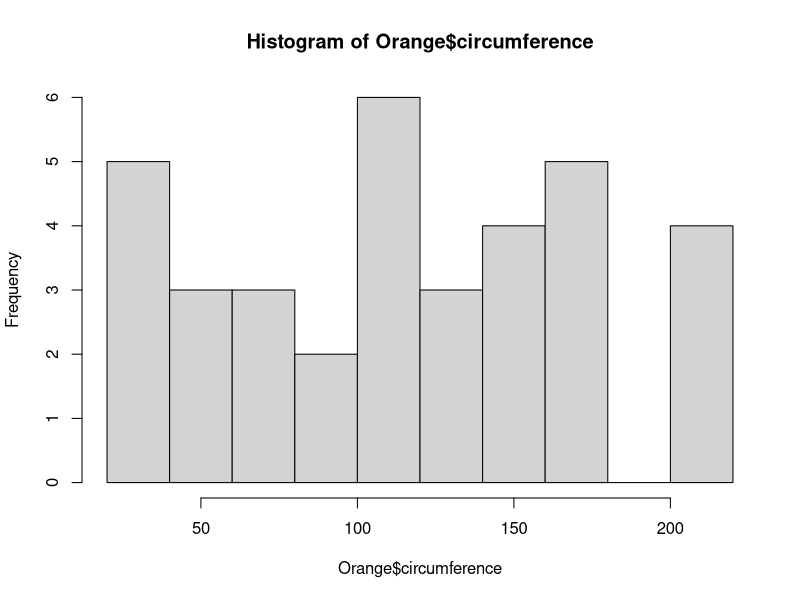
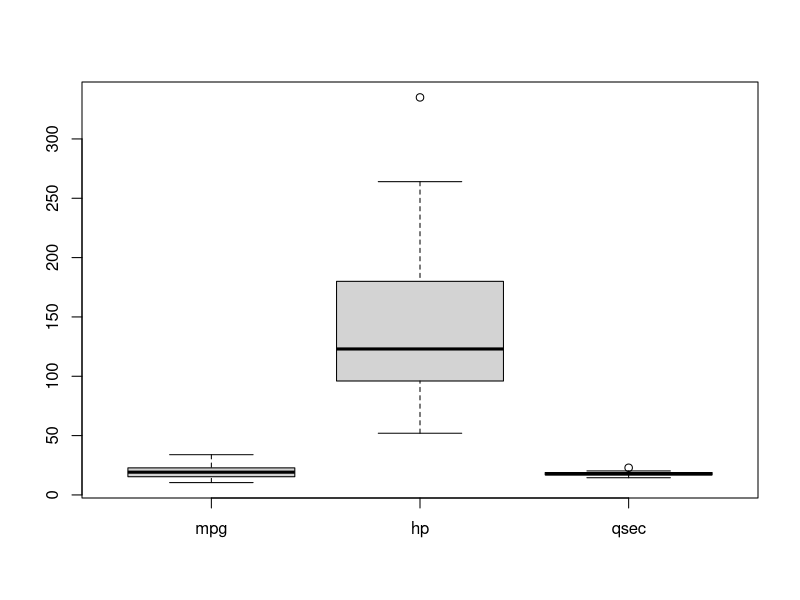

Write R code to recreate these figures, in order.
## ---- chunk 1
pierwsza<-c(1:8)
druga<-c(13,5,2,7,9,121,65,4)
## ---- chunk 2
(suma<-pierwsza+druga)
(różnica<-pierwsza-druga)
(więcej<-pierwsza+1)
## ---- chunk 3
mean(x = pierwsza)
sd(x = druga)
## ---- chunk 4
wzrost<-c(160,170,145,188,190,187,156)
waga<-c(70,66,50,90,88,67,86)
osoba<-data.frame(wzrost,waga)
## ---- chunk 5
str(osoba)
## ---- chunk 6
head(osoba)
## ---- chunk 7
tail(osoba)
## ---- chunk 8
dim(osoba)
## ---- chunk 9
summary(osoba)
## ---- chunk 10
row.names(osoba)<-c("Jan","Adam","Gosia","Patryk","Andrzej","John","Ala")
head(osoba)
## ---- chunk 11
(BMI<-waga/(wzrost/100)^2)
## ---- chunk 12
osoba[BMI>30,]
## ---- chunk 13
sum(BMI<=25)
## ---- chunk 14
str(mtcars)
## ---- chunk 15
str(Orange)
## ---- chunk 16
mtcars[mtcars$cyl==6,]
## ---- chunk 17
mean(mtcars[mtcars$mpg<20,4])
## ---- chunk 18
hist(Orange$circumference)
## ---- chunk 19

data<-data.frame(mpg=mtcars$mpg,hp=mtcars$hp,qsec=mtcars$qsec)
boxplot(data)
